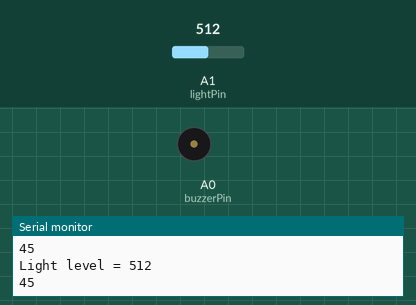
This sketch was run on a simulated Arduino Uno, built with avr-gcc and run on an emulated ATmega328P. Shown: buzzer (waves = sounding), the last lines printed to the serial monitor. The inputs (shaded band) are chosen by the test bench; at power-on: A1 (lightPin) = 512.

Above: at 1.2 s.
1.3 s: A1 (lightPin) set to 0
At 1.6 s:
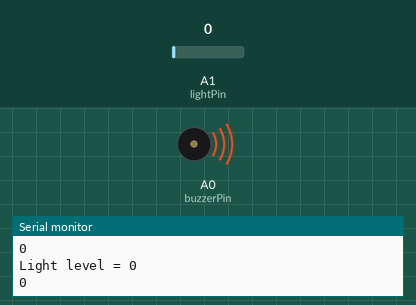
2.8 s: A1 (lightPin) set to 122
At 3.7 s:
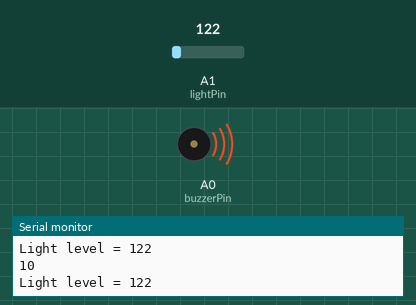
Timing chart, 0 to 5.8 s (numbered marks = the images above; inputs shaded):
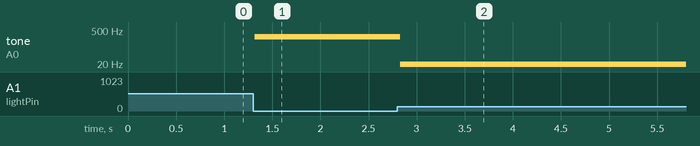

The sketch:

Arduino_Theremin.ino
```cpp
/*
   Author: Michael Gates
   Date: 30 November 2016
   Description: Makeshift Theramen works by generating tones C-A via a Piezo Buzzer
*/

int buzzerPin = A0;
int lightPin = A1;
//              C    C#  D    D#    E    F    F#   G    G#   A
int notes[] = {261, 277, 294, 311, 330, 349, 370, 392, 415, 440};

void setup()
{
  Serial.begin(9600);
}

void loop()
{
  int value = analogRead(A1);
  Serial.print("Light level = ");
  Serial.println(value);

  int mapped = map(value, 5, 105, 0, 9);
  Serial.println(mapped);

  tone(buzzerPin, notes[mapped]);
  delay(50);
}
```

Measured:
- after the input at 1.3 s, tone on A0 (buzzerPin): silent → 261 Hz at once
- after the input at 2.8 s, tone on A0 (buzzerPin): 261 Hz → 14 Hz at once
